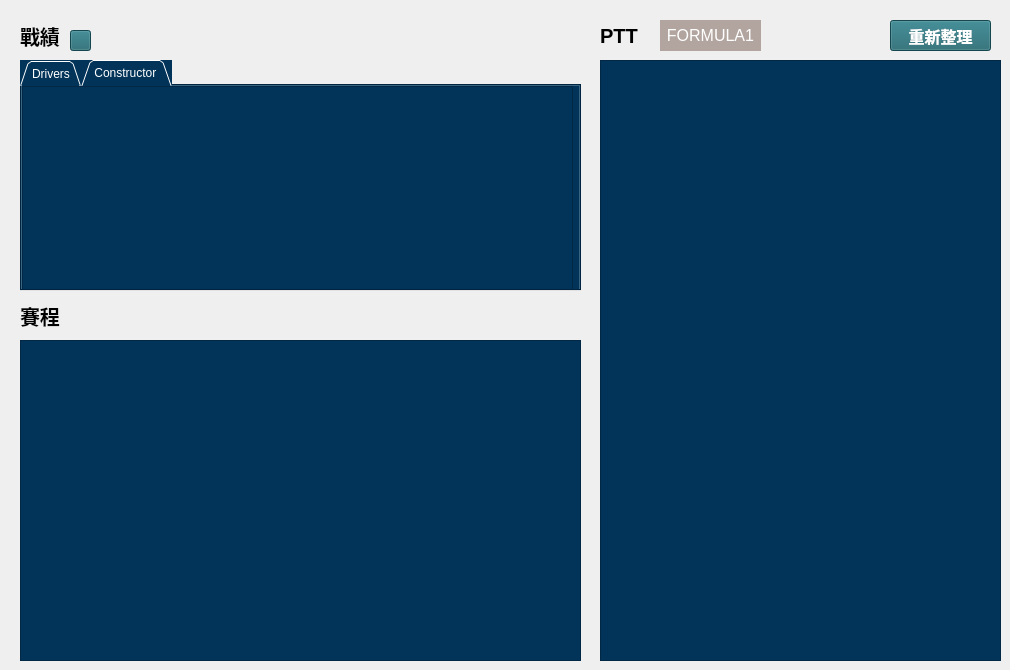
    <widget class="QWidget" name="tab_2">
     <attribute name="title">
      <string>F1</string>
     </attribute>
     <widget class="QTableView" name="tView_PTT_FORMULA1">
      <property name="geometry">
       <rect>
        <x>600</x>
        <y>60</y>
        <width>401</width>
        <height>601</height>
       </rect>
      </property>
      <property name="contextMenuPolicy">
       <enum>Qt::NoContextMenu</enum>
      </property>
      <property name="styleSheet">
       <string notr="true">background-color: rgb(2, 52, 89);
color: rgb(0, 0, 0);</string>
      </property>
     </widget>
     <widget class="QLabel" name="label_2">
      <property name="geometry">
       <rect>
        <x>600</x>
        <y>20</y>
        <width>41</width>
        <height>31</height>
       </rect>
      </property>
      <property name="font">
       <font>
        <pointsize>15</pointsize>
        <bold>true</bold>
       </font>
      </property>
      <property name="text">
       <string>PTT</string>
      </property>
     </widget>
     <widget class="QLabel" name="label_12">
      <property name="geometry">
       <rect>
        <x>20</x>
        <y>300</y>
        <width>51</width>
        <height>31</height>
       </rect>
      </property>
      <property name="font">
       <font>
        <pointsize>15</pointsize>
        <bold>true</bold>
       </font>
      </property>
      <property name="text">
       <string>賽程</string>
      </property>
     </widget>
     <widget class="QLabel" name="label_FORMULA1_url_2">
      <property name="geometry">
       <rect>
        <x>660</x>
        <y>20</y>
        <width>101</width>
        <height>31</height>
       </rect>
      </property>
      <property name="font">
       <font>
        <pointsize>12</pointsize>
       </font>
      </property>
      <property name="styleSheet">
       <string notr="true">background-color: rgb(178, 165, 159);
color: rgb(255, 255, 255);</string>
      </property>
      <property name="text">
       <string>FORMULA1</string>
      </property>
      <property name="alignment">
       <set>Qt::AlignCenter</set>
      </property>
     </widget>
     <widget class="QLabel" name="label_23">
      <property name="geometry">
       <rect>
        <x>20</x>
        <y>20</y>
        <width>81</width>
        <height>31</height>
       </rect>
      </property>
      <property name="font">
       <font>
        <pointsize>15</pointsize>
        <bold>true</bold>
       </font>
      </property>
      <property name="text">
       <string>戰績</string>
      </property>
     </widget>
     <widget class="QTabWidget" name="tabWidget_8">
      <property name="geometry">
       <rect>
        <x>20</x>
        <y>60</y>
        <width>561</width>
        <height>231</height>
       </rect>
      </property>
      <property name="styleSheet">
       <string notr="true">background-color: rgb(2, 52, 89);
color: rgb(255, 255, 255);</string>
      </property>
      <property name="tabShape">
       <enum>QTabWidget::Triangular</enum>
      </property>
      <property name="currentIndex">
       <number>1</number>
      </property>
      <widget class="QWidget" name="tab_19">
       <attribute name="title">
        <string>Drivers</string>
       </attribute>
       <widget class="QTableView" name="tView_F1_driver">
        <property name="geometry">
         <rect>
          <x>0</x>
          <y>0</y>
          <width>551</width>
          <height>211</height>
         </rect>
        </property>
        <property name="styleSheet">
         <string notr="true">background-color: rgb(2, 52, 89);
color: rgb(0, 0, 0);</string>
        </property>
       </widget>
      </widget>
      <widget class="QWidget" name="tab_20">
       <attribute name="title">
        <string>Constructor </string>
       </attribute>
       <widget class="QTableView" name="tView_F1_constructor">
        <property name="geometry">
         <rect>
          <x>0</x>
          <y>0</y>
          <width>551</width>
          <height>211</height>
         </rect>
        </property>
        <property name="styleSheet">
         <string notr="true">background-color: rgb(2, 52, 89);
color: rgb(0, 0, 0);</string>
        </property>
       </widget>
      </widget>
     </widget>
     <widget class="QTableView" name="tView_F1_sch">
      <property name="geometry">
       <rect>
        <x>20</x>
        <y>340</y>
        <width>561</width>
        <height>321</height>
       </rect>
      </property>
      <property name="styleSheet">
       <string notr="true">background-color: rgb(2, 52, 89);
color: rgb(0, 0, 0);</string>
      </property>
     </widget>
     <widget class="QPushButton" name="pBut_re_F1">
      <property name="geometry">
       <rect>
        <x>890</x>
        <y>20</y>
        <width>101</width>
        <height>31</height>
       </rect>
      </property>
      <property name="font">
       <font>
        <pointsize>12</pointsize>
        <bold>true</bold>
       </font>
      </property>
      <property name="styleSheet">
       <string notr="true">background-color: rgb(30, 100, 110);
color: rgb(255, 255, 255);</string>
      </property>
      <property name="text">
       <string>重新整理</string>
      </property>
      <property name="icon">
       <iconset>
        <normaloff>icon/icons8-refresh-60.png</normaloff>icon/icons8-refresh-60.png</iconset>
      </property>
     </widget>
     <widget class="QPushButton" name="pBut_info_F1">
      <property name="geometry">
       <rect>
        <x>70</x>
        <y>30</y>
        <width>21</width>
        <height>21</height>
       </rect>
      </property>
      <property name="font">
       <font>
        <pointsize>12</pointsize>
        <bold>true</bold>
       </font>
      </property>
      <property name="styleSheet">
       <string notr="true">background-color: rgb(30, 100, 110);
color: rgb(255, 255, 255);</string>
      </property>
      <property name="text">
       <string/>
      </property>
      <property name="icon">
       <iconset>
        <normaloff>icon/info.svg</normaloff>icon/info.svg</iconset>
      </property>
     </widget>
    </widget>
